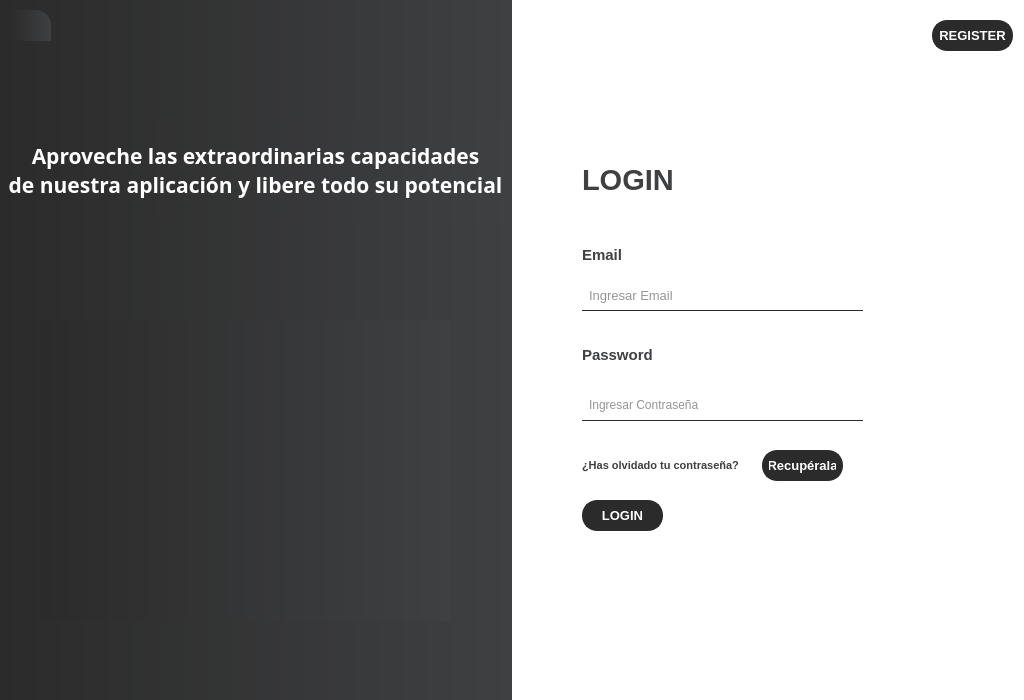
<?xml version="1.0" encoding="UTF-8"?>
<ui version="4.0">
 <class>Form</class>
 <widget class="QWidget" name="Form">
  <property name="geometry">
   <rect>
    <x>0</x>
    <y>0</y>
    <width>1024</width>
    <height>700</height>
   </rect>
  </property>
  <property name="windowTitle">
   <string>Form</string>
  </property>
  <property name="styleSheet">
   <string notr="true">/*-----QWidget-----*/
QWidget
{
	background-color: #fff;
	color: red;

}


/*-----QLabel-----*/
QLabel
{
	background-color: transparent;
	color: #454544;
	font-weight: bold;
	font-size: 13px;

}


/*-----QPushButton-----*/
QPushButton
{
	background-color: #1b3cbd;
	color: #fff;
	font-size: 13px;
	font-weight: bold;
	border-top-right-radius: 15px;
	border-top-left-radius: 0px;
	border-bottom-right-radius: 0px;
	border-bottom-left-radius: 15px;
	padding: 10px;

}


QPushButton::disabled
{
	background-color: #1b3cbd;

}


QPushButton::hover
{
	background-color: #254de8;

}


QPushButton::pressed
{
	background-color: #1b3cbd;

}


/*-----QCheckBox-----*/
QCheckBox
{
	background-color: transparent;
	color: #5c55e9;
	font-size: 10px;
	font-weight: bold;
	border: none;
	border-radius: 5px;

}


/*-----QCheckBox-----*/
QCheckBox::indicator
{
    background-color: #323232;
    border: 1px solid darkgray;
    width: 12px;
    height: 12px;

}


QCheckBox::indicator:checked
{
    image:url(&quot;./ressources/check.png&quot;);
	background-color: #5c55e9;
    border: 1px solid #5c55e9;

}


QCheckBox::indicator:unchecked:hover
{
    border: 1px solid #5c55e9;

}


QCheckBox::disabled
{
	color: #656565;

}


QCheckBox::indicator:disabled
{
	background-color: #656565;
	color: #656565;
    border: 1px solid #656565;

}


/*-----QLineEdit-----*/
QLineEdit
{
	background-color: #c2c7d5;
	color: #2a547f;
	border: none;
	padding: 5px;

}


/*-----QListView-----*/
QListView
{
	background-color: #5c55e9;
	color: #fff;
	font-size: 14px;
	font-weight: bold;
	show-decoration-selected: 0;
	border-radius: 4px;
	padding-left: -15px;
	padding-right: -15px;
	padding-top: 5px;

} 


QListView:disabled 
{
	background-color: #5c5c5c;

}


QListView::item
{
	background-color: #454e5e;
	border: none;
	padding: 10px;
	border-radius: 0px;
	padding-left : 10px;
	height: 32px;

}


QListView::item:selected
{
	color: #000;
	background-color: #fff;

}


QListView::item:!selected
{
	color:white;
	background-color: transparent;
	border: none;
	padding-left : 10px;

}


QListView::item:!selected:hover
{
	color: #fff;
	background-color: #5564f2;
	border: none;
	padding-left : 10px;

}


/*-----QTreeView-----*/
QTreeView 
{
	background-color: #fff;
	show-decoration-selected: 0;
	color: #454544;

}


QTreeView:disabled
{
	background-color: #242526;
	show-decoration-selected: 0;

}


QTreeView::item 
{
	border-top-color: transparent;
	border-bottom-color: transparent;

}


QTreeView::item:hover 
{
	background-color: #bcbdbb;
	color: #000;

}


QTreeView::item:selected 
{
	background-color: #5c55e9;
	color: #fff;

}


QTreeView::item:selected:active
{
	background-color: #5c55e9;
	color: #fff;

}


QTreeView::item:selected:disabled
{
	background-color: #525251;
	color: #656565;

}


QTreeView::branch:has-children:!has-siblings:closed,
QTreeView::branch:closed:has-children:has-siblings 
{
	image: url(://tree-closed.png);

}

QTreeView::branch:open:has-children:!has-siblings,
QTreeView::branch:open:has-children:has-siblings  
{
	image: url(://tree-open.png);

}


/*-----QTableView &amp; QTableWidget-----*/
QTableView
{
    background-color: #fff;
	border: 1px solid gray;
    color: #454544;
    gridline-color: gray;
    outline : 0;

}


QTableView::disabled
{
    background-color: #242526;
    border: 1px solid #32414B;
    color: #656565;
    gridline-color: #656565;
    outline : 0;

}


QTableView::item:hover 
{
    background-color: #bcbdbb;
    color: #000;

}


QTableView::item:selected 
{
	background-color: #5c55e9;
    color: #fff;

}


QTableView::item:selected:disabled
{
    background-color: #1a1b1c;
    border: 2px solid #525251;
    color: #656565;

}


QTableCornerButton::section
{
	background-color: #ced5e3;
	border: none;
    color: #fff;

}


QHeaderView::section
{
	color: #2a547f;
	border: 0px;
	background-color: #ced5e3;
	padding: 5px;

}


QHeaderView::section:disabled
{
    background-color: #525251;
    color: #656565;

}


QHeaderView::section:checked
{
    color: #fff;
    background-color: #5c55e9;

}


QHeaderView::section:checked:disabled
{
    color: #656565;
    background-color: #525251;

}


QHeaderView::section::vertical::first,
QHeaderView::section::vertical::only-one
{
    border-top: 1px solid #353635;

}


QHeaderView::section::vertical
{
    border-top: 1px solid #353635;

}


QHeaderView::section::horizontal::first,
QHeaderView::section::horizontal::only-one
{
    border-left: 1px solid #353635;

}


QHeaderView::section::horizontal
{
    border-left: 1px solid #353635;

}


/*-----QScrollBar-----*/
QScrollBar:horizontal 
{
    background-color: transparent;
    height: 8px;
    margin: 0px;
    padding: 0px;

}


QScrollBar::handle:horizontal 
{
    border: none;
	min-width: 100px;
    background-color: #7e92b7;

}


QScrollBar::add-line:horizontal, 
QScrollBar::sub-line:horizontal,
QScrollBar::add-page:horizontal, 
QScrollBar::sub-page:horizontal 
{
    width: 0px;
    background-color: #d8dce6;

}


QScrollBar:vertical 
{
    background-color: transparent;
    width: 8px;
    margin: 0;

}


QScrollBar::handle:vertical 
{
    border: none;
	min-height: 100px;
    background-color: #7e92b7;

}


QScrollBar::add-line:vertical, 
QScrollBar::sub-line:vertical,
QScrollBar::add-page:vertical, 
QScrollBar::sub-page:vertical 
{
    height: 0px;
    background-color: #d8dce6;

}
</string>
  </property>
  <widget class="QWidget" name="widget" native="true">
   <property name="geometry">
    <rect>
     <x>0</x>
     <y>0</y>
     <width>512</width>
     <height>700</height>
    </rect>
   </property>
   <property name="styleSheet">
    <string notr="true">background-color: qlineargradient(spread:pad, x1:0, y1:0, x2:1, y2:0, stop:0 #2b2b2b, stop:1 #3f4042);</string>
   </property>
   <widget class="QPushButton" name="pushButton">
    <property name="geometry">
     <rect>
      <x>10</x>
      <y>10</y>
      <width>41</width>
      <height>31</height>
     </rect>
    </property>
    <property name="text">
     <string/>
    </property>
    <property name="icon">
     <iconset resource="../resources.qrc">
      <normaloff>:/login/assets/login/circulo-marca-x.png</normaloff>:/login/assets/login/circulo-marca-x.png</iconset>
    </property>
    <property name="iconSize">
     <size>
      <width>30</width>
      <height>30</height>
     </size>
    </property>
   </widget>
   <widget class="QWidget" name="widget_3" native="true">
    <property name="geometry">
     <rect>
      <x>40</x>
      <y>320</y>
      <width>411</width>
      <height>301</height>
     </rect>
    </property>
    <property name="styleSheet">
     <string notr="true">image: url(:/login/assets/login/cohete.png);</string>
    </property>
   </widget>
   <widget class="QLabel" name="label">
    <property name="geometry">
     <rect>
      <x>0</x>
      <y>120</y>
      <width>511</width>
      <height>101</height>
     </rect>
    </property>
    <property name="font">
     <font>
      <family>Rockwell</family>
      <pointsize>-1</pointsize>
      <bold>true</bold>
     </font>
    </property>
    <property name="text">
     <string>&lt;!DOCTYPE HTML PUBLIC &quot;-//W3C//DTD HTML 4.0//EN&quot; &quot;http://www.w3.org/TR/REC-html40/strict.dtd&quot;&gt;
&lt;html&gt;&lt;head&gt;&lt;meta name=&quot;qrichtext&quot; content=&quot;1&quot; /&gt;&lt;meta charset=&quot;utf-8&quot; /&gt;&lt;style type=&quot;text/css&quot;&gt;
p, li { white-space: pre-wrap; }
hr { height: 1px; border-width: 0; }
li.unchecked::marker { content: &quot;\2610&quot;; }
li.checked::marker { content: &quot;\2612&quot;; }
&lt;/style&gt;&lt;/head&gt;&lt;body style=&quot; font-family:'Rockwell'; font-size:13px; font-weight:700; font-style:normal;&quot;&gt;
&lt;p align=&quot;center&quot; style=&quot; margin-top:0px; margin-bottom:0px; margin-left:0px; margin-right:0px; -qt-block-indent:0; text-indent:0px;&quot;&gt;&lt;span style=&quot; font-size:16pt; color:#ffffff;&quot;&gt;Aproveche las extraordinarias capacidades&lt;br /&gt;de nuestra aplicación y libere todo su potencial&lt;/span&gt;&lt;/p&gt;&lt;/body&gt;&lt;/html&gt;</string>
    </property>
   </widget>
  </widget>
  <widget class="QStackedWidget" name="stackedWidget">
   <property name="geometry">
    <rect>
     <x>512</x>
     <y>0</y>
     <width>512</width>
     <height>700</height>
    </rect>
   </property>
   <property name="styleSheet">
    <string notr="true">background-color: #ffffff;
color: #ffffff</string>
   </property>
   <property name="currentIndex">
    <number>0</number>
   </property>
   <widget class="QWidget" name="login">
    <widget class="QPushButton" name="switchButton">
     <property name="geometry">
      <rect>
       <x>420</x>
       <y>20</y>
       <width>81</width>
       <height>31</height>
      </rect>
     </property>
     <property name="styleSheet">
      <string notr="true">QPushButton#switchButton {
    background-color: #2b2b2b; /* Color cuando está apagado */
    color: white;
    border: 2px solid #2b2b2b;
    border-radius: 15px;
    padding: 5px;
}
</string>
     </property>
     <property name="text">
      <string>REGISTER</string>
     </property>
    </widget>
    <widget class="QLabel" name="label_2">
     <property name="geometry">
      <rect>
       <x>70</x>
       <y>160</y>
       <width>121</width>
       <height>41</height>
      </rect>
     </property>
     <property name="styleSheet">
      <string notr="true">background-color: transparent;</string>
     </property>
     <property name="text">
      <string>&lt;html&gt;&lt;head/&gt;&lt;body&gt;&lt;p&gt;&lt;span style=&quot; font-size:22pt; color:#3f4042;&quot;&gt;LOGIN&lt;/span&gt;&lt;/p&gt;&lt;/body&gt;&lt;/html&gt;</string>
     </property>
    </widget>
    <widget class="QLabel" name="label_3">
     <property name="geometry">
      <rect>
       <x>70</x>
       <y>240</y>
       <width>91</width>
       <height>31</height>
      </rect>
     </property>
     <property name="styleSheet">
      <string notr="true">background-color: transparent;</string>
     </property>
     <property name="text">
      <string>&lt;html&gt;&lt;head/&gt;&lt;body&gt;&lt;p&gt;&lt;span style=&quot; font-size:11pt; color:#3f4042;&quot;&gt;Email&lt;/span&gt;&lt;/p&gt;&lt;/body&gt;&lt;/html&gt;</string>
     </property>
    </widget>
    <widget class="QLineEdit" name="lineEdit">
     <property name="geometry">
      <rect>
       <x>70</x>
       <y>280</y>
       <width>281</width>
       <height>31</height>
      </rect>
     </property>
     <property name="font">
      <font>
       <pointsize>10</pointsize>
      </font>
     </property>
     <property name="styleSheet">
      <string notr="true">QLineEdit{
    background-color: transparent; /* Fondo transparente */
    border: none; /* Sin borde predeterminado */
    border-bottom: 1px solid #2b2b2b; /* Borde inferior de 1 píxel, color negro */
	color: #2b2b2b;
}</string>
     </property>
     <property name="text">
      <string/>
     </property>
     <property name="placeholderText">
      <string>Ingresar Email</string>
     </property>
    </widget>
    <widget class="QLabel" name="label_4">
     <property name="geometry">
      <rect>
       <x>70</x>
       <y>340</y>
       <width>91</width>
       <height>31</height>
      </rect>
     </property>
     <property name="styleSheet">
      <string notr="true">background-color: transparent;</string>
     </property>
     <property name="text">
      <string>&lt;html&gt;&lt;head/&gt;&lt;body&gt;&lt;p&gt;&lt;span style=&quot; font-size:11pt; color:#3f4042;&quot;&gt;Password&lt;/span&gt;&lt;/p&gt;&lt;/body&gt;&lt;/html&gt;</string>
     </property>
    </widget>
    <widget class="QLineEdit" name="lineEdit_2">
     <property name="geometry">
      <rect>
       <x>70</x>
       <y>390</y>
       <width>281</width>
       <height>31</height>
      </rect>
     </property>
     <property name="styleSheet">
      <string notr="true">QLineEdit{
    background-color: transparent; /* Fondo transparente */
    border: none; /* Sin borde predeterminado */
    border-bottom: 1px solid #2b2b2b; /* Borde inferior de 1 píxel, color negro */
	color: #2b2b2b
}</string>
     </property>
     <property name="echoMode">
      <enum>QLineEdit::Password</enum>
     </property>
     <property name="placeholderText">
      <string>Ingresar Contraseña</string>
     </property>
    </widget>
    <widget class="QLabel" name="label_5">
     <property name="geometry">
      <rect>
       <x>70</x>
       <y>450</y>
       <width>171</width>
       <height>31</height>
      </rect>
     </property>
     <property name="styleSheet">
      <string notr="true">background-color: transparent;</string>
     </property>
     <property name="text">
      <string>&lt;html&gt;&lt;head/&gt;&lt;body&gt;&lt;p&gt;&lt;span style=&quot; font-size:8pt; color:#3f4042;&quot;&gt;¿Has olvidado tu contraseña?&lt;/span&gt;&lt;/p&gt;&lt;/body&gt;&lt;/html&gt;</string>
     </property>
    </widget>
    <widget class="QPushButton" name="switchButton_3">
     <property name="geometry">
      <rect>
       <x>250</x>
       <y>450</y>
       <width>81</width>
       <height>31</height>
      </rect>
     </property>
     <property name="styleSheet">
      <string notr="true">QPushButton {
    background-color: #2b2b2b; /* Color cuando está apagado */
    color: white;
    border: 2px solid #2b2b2b;
    border-radius: 15px;
    padding: 5px;
}
</string>
     </property>
     <property name="text">
      <string>Recupérala</string>
     </property>
    </widget>
    <widget class="QPushButton" name="switchButton_4">
     <property name="geometry">
      <rect>
       <x>70</x>
       <y>500</y>
       <width>81</width>
       <height>31</height>
      </rect>
     </property>
     <property name="styleSheet">
      <string notr="true">QPushButton {
    background-color: #2b2b2b; /* Color cuando está apagado */
    color: white;
    border: 2px solid #2b2b2b;
    border-radius: 15px;
    padding: 5px;
}
</string>
     </property>
     <property name="text">
      <string>LOGIN</string>
     </property>
    </widget>
   </widget>
   <widget class="QWidget" name="register_2">
    <widget class="QPushButton" name="switchButton_2">
     <property name="geometry">
      <rect>
       <x>420</x>
       <y>20</y>
       <width>81</width>
       <height>31</height>
      </rect>
     </property>
     <property name="styleSheet">
      <string notr="true">QPushButton {
    background-color: #2b2b2b; /* Color cuando está apagado */
    color: white;
    border: 2px solid #2b2b2b;
    border-radius: 15px;
    padding: 5px;
}</string>
     </property>
     <property name="text">
      <string>LOGIN</string>
     </property>
    </widget>
    <widget class="QLabel" name="label_6">
     <property name="geometry">
      <rect>
       <x>70</x>
       <y>90</y>
       <width>131</width>
       <height>41</height>
      </rect>
     </property>
     <property name="styleSheet">
      <string notr="true">background-color: transparent;</string>
     </property>
     <property name="text">
      <string>&lt;html&gt;&lt;head/&gt;&lt;body&gt;&lt;p&gt;&lt;span style=&quot; font-size:22pt; color:#3f4042;&quot;&gt;REGISTER&lt;/span&gt;&lt;/p&gt;&lt;/body&gt;&lt;/html&gt;</string>
     </property>
    </widget>
    <widget class="QLabel" name="label_7">
     <property name="geometry">
      <rect>
       <x>70</x>
       <y>170</y>
       <width>101</width>
       <height>31</height>
      </rect>
     </property>
     <property name="styleSheet">
      <string notr="true">background-color: transparent;</string>
     </property>
     <property name="text">
      <string>&lt;html&gt;&lt;head/&gt;&lt;body&gt;&lt;p&gt;&lt;span style=&quot; font-size:11pt; color:#3f4042;&quot;&gt;Email&lt;/span&gt;&lt;/p&gt;&lt;/body&gt;&lt;/html&gt;</string>
     </property>
    </widget>
    <widget class="QLineEdit" name="lineEdit_3">
     <property name="geometry">
      <rect>
       <x>70</x>
       <y>210</y>
       <width>281</width>
       <height>31</height>
      </rect>
     </property>
     <property name="styleSheet">
      <string notr="true">QLineEdit{
    background-color: transparent; /* Fondo transparente */
    border: none; /* Sin borde predeterminado */
    border-bottom: 1px solid #2b2b2b; /* Borde inferior de 1 píxel, color negro */
	color: #2b2b2b
}</string>
     </property>
     <property name="text">
      <string/>
     </property>
     <property name="placeholderText">
      <string>Ingresar Email</string>
     </property>
    </widget>
    <widget class="QLabel" name="label_8">
     <property name="geometry">
      <rect>
       <x>70</x>
       <y>270</y>
       <width>101</width>
       <height>31</height>
      </rect>
     </property>
     <property name="styleSheet">
      <string notr="true">background-color: transparent;</string>
     </property>
     <property name="text">
      <string>&lt;html&gt;&lt;head/&gt;&lt;body&gt;&lt;p&gt;&lt;span style=&quot; font-size:11pt; color:#3f4042;&quot;&gt;Usuario&lt;/span&gt;&lt;/p&gt;&lt;/body&gt;&lt;/html&gt;</string>
     </property>
    </widget>
    <widget class="QLineEdit" name="lineEdit_4">
     <property name="geometry">
      <rect>
       <x>70</x>
       <y>310</y>
       <width>281</width>
       <height>31</height>
      </rect>
     </property>
     <property name="styleSheet">
      <string notr="true">QLineEdit{
    background-color: transparent; /* Fondo transparente */
    border: none; /* Sin borde predeterminado */
    border-bottom: 1px solid #2b2b2b; /* Borde inferior de 1 píxel, color negro */
	color: #2b2b2b
}</string>
     </property>
     <property name="text">
      <string/>
     </property>
     <property name="placeholderText">
      <string>Ingresar Username</string>
     </property>
    </widget>
    <widget class="QLineEdit" name="lineEdit_5">
     <property name="geometry">
      <rect>
       <x>70</x>
       <y>410</y>
       <width>281</width>
       <height>31</height>
      </rect>
     </property>
     <property name="styleSheet">
      <string notr="true">QLineEdit{
    background-color: transparent; /* Fondo transparente */
    border: none; /* Sin borde predeterminado */
    border-bottom: 1px solid #2b2b2b; /* Borde inferior de 1 píxel, color negro */
	color: #2b2b2b
}</string>
     </property>
     <property name="text">
      <string/>
     </property>
     <property name="echoMode">
      <enum>QLineEdit::Password</enum>
     </property>
     <property name="placeholderText">
      <string>Ingresar Contraseña</string>
     </property>
    </widget>
    <widget class="QLabel" name="label_9">
     <property name="geometry">
      <rect>
       <x>70</x>
       <y>370</y>
       <width>101</width>
       <height>31</height>
      </rect>
     </property>
     <property name="styleSheet">
      <string notr="true">background-color: transparent;</string>
     </property>
     <property name="text">
      <string>&lt;html&gt;&lt;head/&gt;&lt;body&gt;&lt;p&gt;&lt;span style=&quot; font-size:11pt; color:#3f4042;&quot;&gt;Contraseña&lt;/span&gt;&lt;/p&gt;&lt;/body&gt;&lt;/html&gt;</string>
     </property>
    </widget>
    <widget class="QLineEdit" name="lineEdit_6">
     <property name="geometry">
      <rect>
       <x>70</x>
       <y>510</y>
       <width>281</width>
       <height>31</height>
      </rect>
     </property>
     <property name="styleSheet">
      <string notr="true">QLineEdit{
    background-color: transparent; /* Fondo transparente */
    border: none; /* Sin borde predeterminado */
    border-bottom: 1px solid #2b2b2b; /* Borde inferior de 1 píxel, color negro */
	color: #2b2b2b
}</string>
     </property>
     <property name="text">
      <string/>
     </property>
     <property name="echoMode">
      <enum>QLineEdit::Password</enum>
     </property>
     <property name="placeholderText">
      <string>Confirmar Contraseña</string>
     </property>
    </widget>
    <widget class="QLabel" name="label_10">
     <property name="geometry">
      <rect>
       <x>70</x>
       <y>470</y>
       <width>151</width>
       <height>31</height>
      </rect>
     </property>
     <property name="styleSheet">
      <string notr="true">background-color: transparent;</string>
     </property>
     <property name="text">
      <string>&lt;html&gt;&lt;head/&gt;&lt;body&gt;&lt;p&gt;&lt;span style=&quot; font-size:11pt; color:#3f4042;&quot;&gt;Confirmar Contraseña&lt;/span&gt;&lt;/p&gt;&lt;/body&gt;&lt;/html&gt;</string>
     </property>
    </widget>
    <widget class="QPushButton" name="switchButton_5">
     <property name="geometry">
      <rect>
       <x>70</x>
       <y>570</y>
       <width>81</width>
       <height>31</height>
      </rect>
     </property>
     <property name="styleSheet">
      <string notr="true">QPushButton {
    background-color: #2b2b2b; /* Color cuando está apagado */
    color: white;
    border: 2px solid #2b2b2b;
    border-radius: 15px;
    padding: 5px;
}</string>
     </property>
     <property name="text">
      <string>Register</string>
     </property>
    </widget>
   </widget>
  </widget>
 </widget>
 <resources>
  <include location="../resources.qrc"/>
 </resources>
 <connections/>
</ui>
